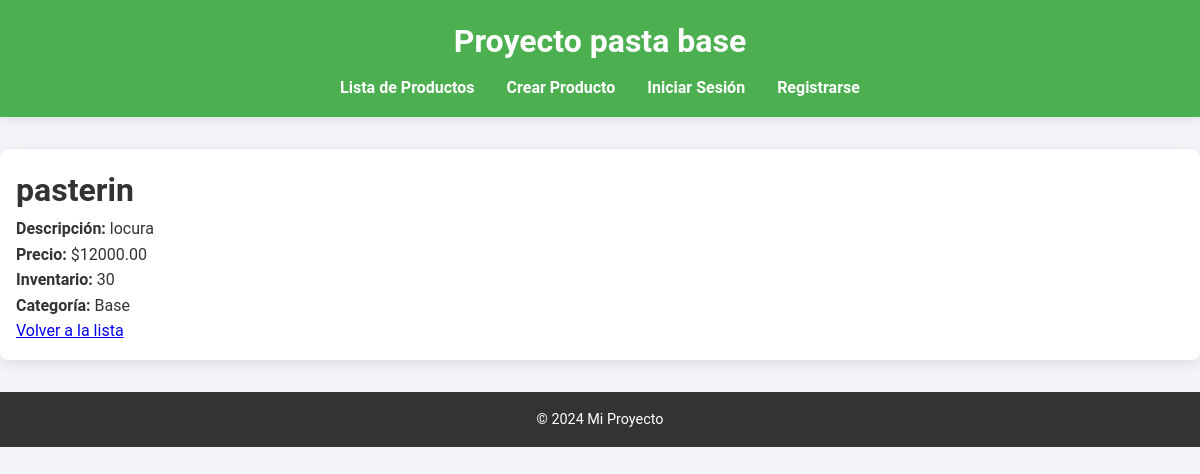
Screenshot of /api/productos/4/ with the database file from the repository.
### api/models.py (models this page shows, shortened)
class Producto(models.Model):
    nombre = models.CharField(max_length=100)
    descripcion = models.TextField()
    precio = models.DecimalField(max_digits=10, decimal_places=2)
    inventario = models.PositiveIntegerField()
    categoria = models.CharField(
        max_length=50,
        choices=[
            ('Base', 'Pasta Base'),
            ('Derivado', 'Derivado'),
        ],
        default='Base'
    )

### api/views.py (the view)
# urls.py: path('productos/<int:pk>/', producto_detail, name='producto-detail'),
def producto_detail(request, pk):
    producto = get_object_or_404(Producto, pk=pk)
    return render(request, 'productos/producto_detail.html', {'producto': producto})

### api/templates/productos/producto_detail.html (shortened to what this page needs)
{% extends 'base.html' %}
{% block content %}
<h1>{{ producto.nombre }}</h1>
<p><strong>Descripción:</strong> {{ producto.descripcion }}</p>
<p><strong>Precio:</strong> ${{ producto.precio }}</p>
<p><strong>Inventario:</strong> {{ producto.inventario }}</p>
<p><strong>Categoría:</strong> {{ producto.categoria }}</p>
<a href="{% url 'productos-list' %}">Volver a la lista</a>
{% endblock %}

### api/static/styles.css (style rules this page uses)
* { margin: 0; padding: 0; box-sizing: border-box; }
body { font-family: 'Roboto', sans-serif; font-size: 16px; background-color: #f4f4f9; color: #333; line-height: 1.6; }

### rows the page displays
Producto: nombre "pasterin", descripcion "locura", precio "12000.00", inventario "30", categoria "Base"
